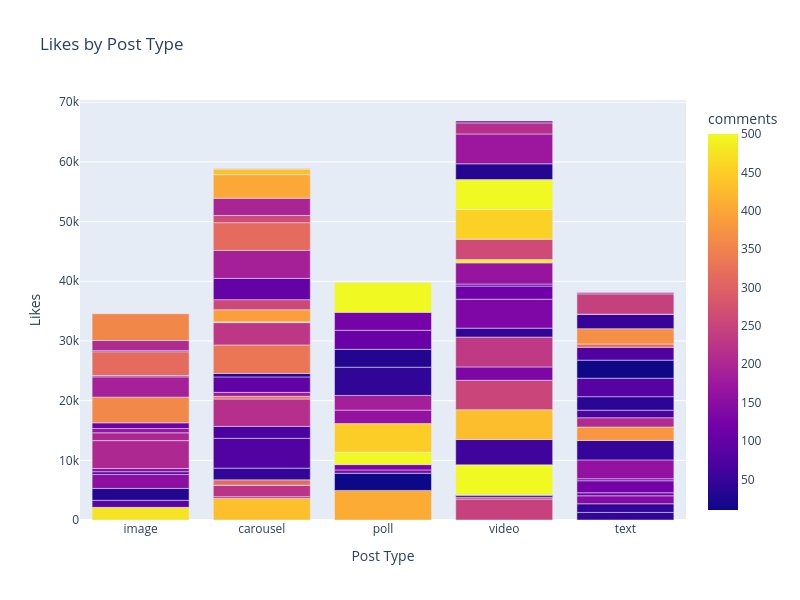

Here is the notebook cell this chart was saved with:
### Code cell
fig=px.bar(df,x="post_type",y="likes",width=800,height=600,title="Likes by Post Type",color="comments")
fig.update_layout(xaxis_title="Post Type",yaxis_title="Likes")
fig.show()

### Figure 1 — Plotly figure (JSON) as saved in the notebook; plotly's stock layout.template omitted (floating-point values rounded to 4 significant figures)
{"data": [{"hovertemplate": "post_type=%{x}<br>likes=%{y}<br>comments=%{marker.color}<extra></extra>", "legendgroup": "", "marker": {"color": [474, 432, 408, 90, 247, 186, 30, 45, 249, 225, 44, 42, 78, 144, 314, 154, 10, 123, 122, 86, 136, 44, 109, 80, 130, 70, 162, 500, 153, 216, 449, 202, 147, 162, 201, 500, 59, 187, 430, 333, 176, 252, 97, 50, 132, 380, 44, 232, 169, 206, 73, 113, 46, 360, 34, 190, 134, 116, 99, 332, 167, 227, 163, 452, 314, 39, 390, 486, 89, 86, 261, 257, 11, 454, 500, 81, 102, 30, 189, 320, 33, 314, 173, 263, 368, 50, 70, 244, 197, 109, 402, 216, 432, 207, 124, 294, 108, 179, 500, 357], "coloraxis": "coloraxis", "pattern": {"shape": ""}}, "name": "", "orientation": "v", "showlegend": false, "textposition": "auto", "type": "bar", "x": ["image", "carousel", "poll", "image", "video", "carousel", "image", "text", "video", "carousel", "text", "video", "carousel", "text", "carousel", "image", "poll", "text", "text", "image", "poll", "carousel", "text", "carousel", "poll", "carousel", "text", "poll", "image", "carousel", "poll", "image", "video", "poll", "image", "video", "video", "poll", "video", "carousel", "carousel", "video", "carousel", "text", "video", "text", "poll", "video", "image", "text", "text", "image", "video", "image", "carousel", "image", "video", "video", "video", "carousel", "video", "carousel", "image", "carousel", "image", "text", "carousel", "video", "image", "text", "video", "carousel", "text", "video", "video", "text", "carousel", "poll", "carousel", "text", "video", "carousel", "video", "carousel", "text", "text", "text", "text", "carousel", "poll", "carousel", "video", "carousel", "image", "poll", "carousel", "video", "text", "poll", "image"], "xaxis": "x", "y": [2121, 3660, 4955, 1183, 3499, 256, 1982, 1274, 317, 1878, 1446, 304, 45, 1333, 889, 2348, 2872, 512, 2013, 455, 559, 1961, 332, 5000, 898, 1992, 3161, 2083, 548, 4594, 4795, 4665, 119, 2253, 1309, 5000, 4245, 2463, 5000, 447, 667, 4929, 2586, 3259, 2236, 2251, 4726, 5000, 725, 1551, 1268, 950, 1498, 4297, 592, 3401, 4846, 2204, 344, 4763, 3544, 3742, 227, 130, 3982, 2265, 2026, 560, 187, 3094, 3398, 1690, 3026, 5000, 5000, 2153, 3571, 2990, 4678, 553, 2642, 4656, 5000, 1203, 2566, 2416, 15, 3404, 2884, 3195, 3956, 1857, 951, 1694, 3005, 36, 314, 229, 5000, 4483], "yaxis": "y"}], "layout": {"barmode": "relative", "coloraxis": {"colorbar": {"title": {"text": "comments"}}, "colorscale": [[0, "#0d0887"], [0.1111, "#46039f"], [0.2222, "#7201a8"], [0.3333, "#9c179e"], [0.4444, "#bd3786"], [0.5556, "#d8576b"], [0.6667, "#ed7953"], [0.7778, "#fb9f3a"], [0.8889, "#fdca26"], [1, "#f0f921"]]}, "height": 600, "legend": {"tracegroupgap": 0}, "title": {"text": "Likes by Post Type"}, "width": 800, "xaxis": {"anchor": "y", "domain": [0, 1], "title": {"text": "Post Type"}}, "yaxis": {"anchor": "x", "domain": [0, 1], "title": {"text": "Likes"}}}}
